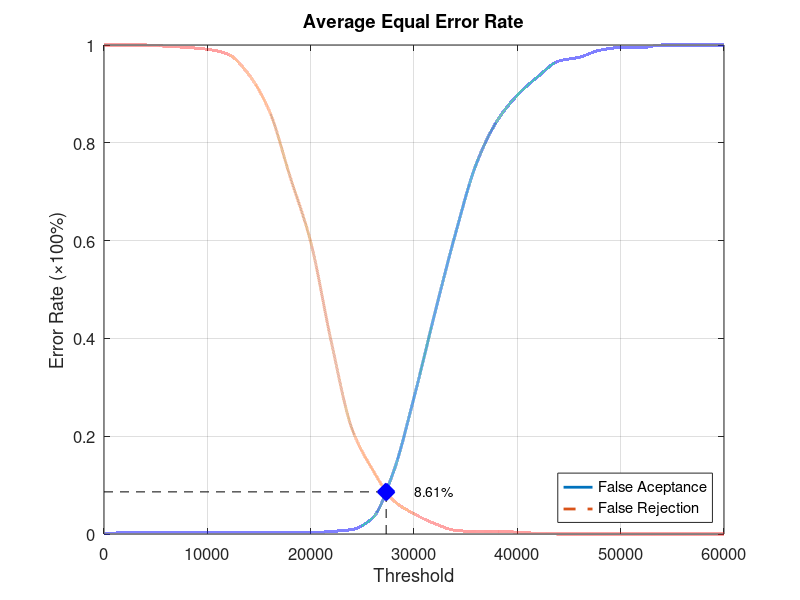
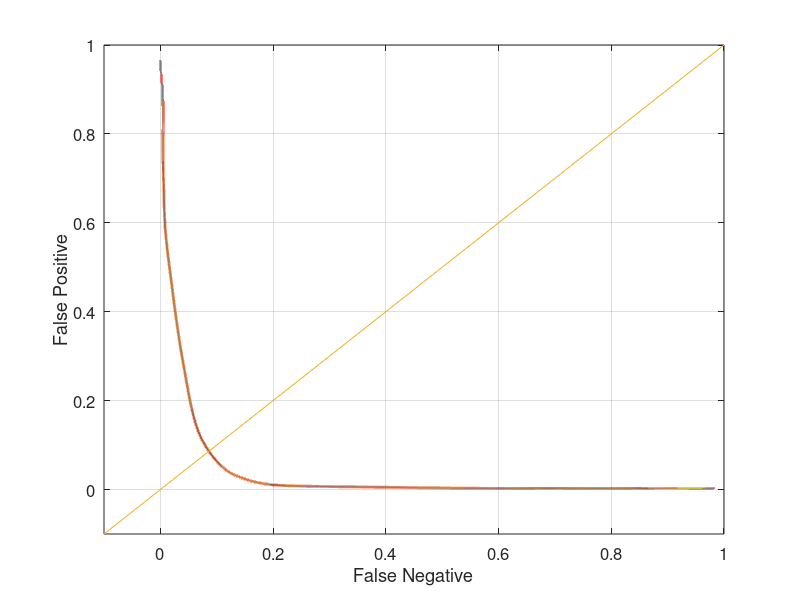

Here is the MATLAB script that generated these plots, in order:
function yEER = Experiment3Average
close all;
clear;
clc;
x = 0:2000:60000;
xq = 0:0.5:60000;

y0 = [0 0.00263158 0.00263158 0.00263158 0.00263158 0.00263158 0.00263158 0.00263158 0.00263158 0.00263158 0.00263158 0.00526316 0.00921053 0.0328947 0.126316 0.278947 0.45 0.613158 0.755263 0.843421 0.897368 0.935526 0.967105 0.975 0.989474 0.994737 0.994737 1 1 1 1];
yy0 = interp1(x, y0, xq, 'pchip');
y1 = [1 1 1 0.9975 0.995 0.99125 0.98125 0.94 0.865 0.73125 0.5975 0.3925 0.215 0.13125 0.06875 0.04125 0.02125 0.0075 0.005 0.005 0.00375 0.00125 0 0 0 0 0 0 0 0 0];
yy1 = interp1(x, y1, xq, 'pchip');

% Calculating EER: 
y2 = abs(y0 - y1);
find(y2 == min(y2))
yy2 = abs(yy0 - yy1);
xEER = find(yy2 == min(yy2));
xEERIndex = xq(xEER) % X-axis EER
yEER = yy0(xEER) % Y-axis EER

main = figure
plot(xq, yy0,'-','LineWidth', 2);	hold on
plot(xq, yy1,'--','LineWidth', 2);	hold on
plot([xEERIndex xEERIndex], [0 yEER], 'k--');	hold on
plot([0 xEERIndex], [yEER yEER], 'k--');	hold on
plot(xEERIndex, yEER, 'bx', 'LineWidth', 10);	hold on
text(xEERIndex + 10 * xEERIndex / 100, yEER, [num2str(round((10000 * yEER)) / 100) '%'])
legend('False Aceptance', 'False Rejection', 'Location', 'SouthEast')
xlabel('Threshold')
ylabel('Error Rate (\times100%)')
title('Average Equal Error Rate')
set(gca, 'FontSize', 12)
axis([0 60000 0 1])
grid on

print(main, 'Experiment3AverageMain', '-dpng');
FNRxFPR = figure('Color', [1 1 1]);
plot(yy1, yy0, '-', yy1, yy0, 'LineWidth', 2);
hold on
y = -0.1:0.1:1
plot(y, y); 
set(gca, 'FontSize', 12)
xlabel('False Negative')
ylabel('False Positive')
axis([-0.1 1 -0.1 1])
set(gca, 'FontSize', 12)
grid on

print(FNRxFPR, 'Experiment3AverageFNRxFPR','-dpng');
end
